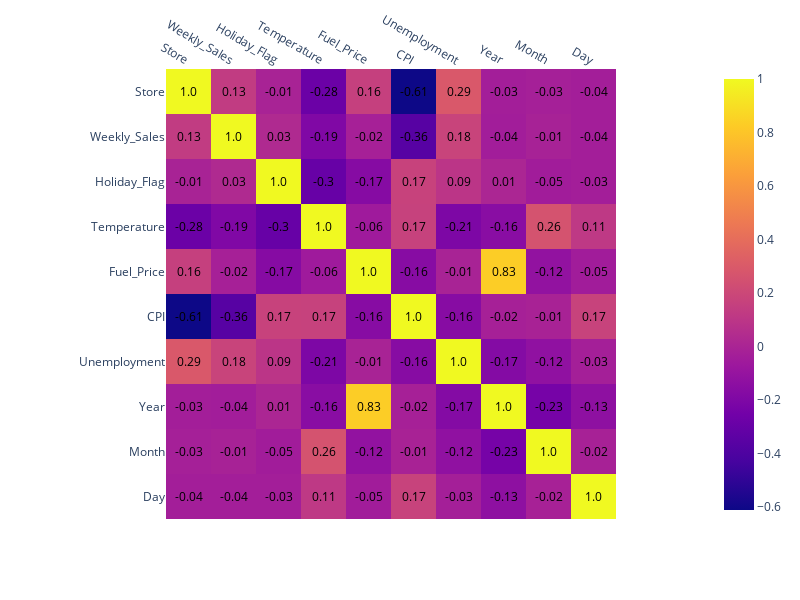

This figure's notebook cell:
### Code cell
fig = px.imshow(corr)

# Ajouter les valeurs de corrélation dans les carrés
for y in range(corr.shape[0]):
    for x in range(corr.shape[1]):
        fig.add_annotation(x=x, y=y, 
                           text=str(round(corr.iloc[y, x], 2)), 
                           showarrow=False, 
                           font=dict(color="black"))


# Ajuster la mise en page pour une meilleure lisibilité
fig.update_layout(
        xaxis=dict(side="top"),
        width=800,  # Largeur de la figure en pixels
        height=600)  # Hauteur de la figure en pixels

fig.show()

### Figure 1 — Plotly figure (JSON) as saved in the notebook; plotly's stock layout.template omitted (floating-point values rounded to 4 significant figures)
{"data": [{"coloraxis": "coloraxis", "hovertemplate": "x: %{x}<br>y: %{y}<br>color: %{z}<extra></extra>", "name": "0", "type": "heatmap", "x": ["Store", "Weekly_Sales", "Holiday_Flag", "Temperature", "Fuel_Price", "CPI", "Unemployment", "Year", "Month", "Day"], "xaxis": "x", "y": ["Store", "Weekly_Sales", "Holiday_Flag", "Temperature", "Fuel_Price", "CPI", "Unemployment", "Year", "Month", "Day"], "yaxis": "y", "z": [[1, 0.1306, -0.006015, -0.2828, 0.1574, -0.6106, 0.2894, -0.03455, -0.0257, -0.03671], [0.1306, 1, 0.03063, -0.1924, -0.02194, -0.3606, 0.1755, -0.04032, -0.01299, -0.03644], [-0.006015, 0.03063, 1, -0.2969, -0.1682, 0.1691, 0.09482, 0.007933, -0.04546, -0.03454], [-0.2828, -0.1924, -0.2969, 1, -0.05835, 0.1666, -0.2051, -0.1557, 0.2591, 0.1141], [0.1574, -0.02194, -0.1682, -0.05835, 1, -0.1611, -0.006823, 0.834, -0.115, -0.04533], [-0.6106, -0.3606, 0.1691, 0.1666, -0.1611, 1, -0.1645, -0.02159, -0.009631, 0.1746], [0.2894, 0.1755, 0.09482, -0.2051, -0.006823, -0.1645, 1, -0.1744, -0.1245, -0.03078], [-0.03455, -0.04032, 0.007933, -0.1557, 0.834, -0.02159, -0.1744, 1, -0.2348, -0.1342], [-0.0257, -0.01299, -0.04546, 0.2591, -0.115, -0.009631, -0.1245, -0.2348, 1, -0.01549], [-0.03671, -0.03644, -0.03454, 0.1141, -0.04533, 0.1746, -0.03078, -0.1342, -0.01549, 1]]}], "layout": {"annotations": [{"font": {"color": "black"}, "showarrow": false, "text": "1.0", "x": 0, "y": 0}, {"font": {"color": "black"}, "showarrow": false, "text": "0.13", "x": 1, "y": 0}, {"font": {"color": "black"}, "showarrow": false, "text": "-0.01", "x": 2, "y": 0}, {"font": {"color": "black"}, "showarrow": false, "text": "-0.28", "x": 3, "y": 0}, {"font": {"color": "black"}, "showarrow": false, "text": "0.16", "x": 4, "y": 0}, {"font": {"color": "black"}, "showarrow": false, "text": "-0.61", "x": 5, "y": 0}, {"font": {"color": "black"}, "showarrow": false, "text": "0.29", "x": 6, "y": 0}, {"font": {"color": "black"}, "showarrow": false, "text": "-0.03", "x": 7, "y": 0}, {"font": {"color": "black"}, "showarrow": false, "text": "-0.03", "x": 8, "y": 0}, {"font": {"color": "black"}, "showarrow": false, "text": "-0.04", "x": 9, "y": 0}, {"font": {"color": "black"}, "showarrow": false, "text": "0.13", "x": 0, "y": 1}, {"font": {"color": "black"}, "showarrow": false, "text": "1.0", "x": 1, "y": 1}, {"font": {"color": "black"}, "showarrow": false, "text": "0.03", "x": 2, "y": 1}, {"font": {"color": "black"}, "showarrow": false, "text": "-0.19", "x": 3, "y": 1}, {"font": {"color": "black"}, "showarrow": false, "text": "-0.02", "x": 4, "y": 1}, {"font": {"color": "black"}, "showarrow": false, "text": "-0.36", "x": 5, "y": 1}, {"font": {"color": "black"}, "showarrow": false, "text": "0.18", "x": 6, "y": 1}, {"font": {"color": "black"}, "showarrow": false, "text": "-0.04", "x": 7, "y": 1}, {"font": {"color": "black"}, "showarrow": false, "text": "-0.01", "x": 8, "y": 1}, {"font": {"color": "black"}, "showarrow": false, "text": "-0.04", "x": 9, "y": 1}, {"font": {"color": "black"}, "showarrow": false, "text": "-0.01", "x": 0, "y": 2}, {"font": {"color": "black"}, "showarrow": false, "text": "0.03", "x": 1, "y": 2}, {"font": {"color": "black"}, "showarrow": false, "text": "1.0", "x": 2, "y": 2}, {"font": {"color": "black"}, "showarrow": false, "text": "-0.3", "x": 3, "y": 2}, {"font": {"color": "black"}, "showarrow": false, "text": "-0.17", "x": 4, "y": 2}, {"font": {"color": "black"}, "showarrow": false, "text": "0.17", "x": 5, "y": 2}, {"font": {"color": "black"}, "showarrow": false, "text": "0.09", "x": 6, "y": 2}, {"font": {"color": "black"}, "showarrow": false, "text": "0.01", "x": 7, "y": 2}, {"font": {"color": "black"}, "showarrow": false, "text": "-0.05", "x": 8, "y": 2}, {"font": {"color": "black"}, "showarrow": false, "text": "-0.03", "x": 9, "y": 2}, {"font": {"color": "black"}, "showarrow": false, "text": "-0.28", "x": 0, "y": 3}, {"font": {"color": "black"}, "showarrow": false, "text": "-0.19", "x": 1, "y": 3}, {"font": {"color": "black"}, "showarrow": false, "text": "-0.3", "x": 2, "y": 3}, {"font": {"color": "black"}, "showarrow": false, "text": "1.0", "x": 3, "y": 3}, {"font": {"color": "black"}, "showarrow": false, "text": "-0.06", "x": 4, "y": 3}, {"font": {"color": "black"}, "showarrow": false, "text": "0.17", "x": 5, "y": 3}, {"font": {"color": "black"}, "showarrow": false, "text": "-0.21", "x": 6, "y": 3}, {"font": {"color": "black"}, "showarrow": false, "text": "-0.16", "x": 7, "y": 3}, {"font": {"color": "black"}, "showarrow": false, "text": "0.26", "x": 8, "y": 3}, {"font": {"color": "black"}, "showarrow": false, "text": "0.11", "x": 9, "y": 3}, {"font": {"color": "black"}, "showarrow": false, "text": "0.16", "x": 0, "y": 4}, {"font": {"color": "black"}, "showarrow": false, "text": "-0.02", "x": 1, "y": 4}, {"font": {"color": "black"}, "showarrow": false, "text": "-0.17", "x": 2, "y": 4}, {"font": {"color": "black"}, "showarrow": false, "text": "-0.06", "x": 3, "y": 4}, {"font": {"color": "black"}, "showarrow": false, "text": "1.0", "x": 4, "y": 4}, {"font": {"color": "black"}, "showarrow": false, "text": "-0.16", "x": 5, "y": 4}, {"font": {"color": "black"}, "showarrow": false, "text": "-0.01", "x": 6, "y": 4}, {"font": {"color": "black"}, "showarrow": false, "text": "0.83", "x": 7, "y": 4}, {"font": {"color": "black"}, "showarrow": false, "text": "-0.12", "x": 8, "y": 4}, {"font": {"color": "black"}, "showarrow": false, "text": "-0.05", "x": 9, "y": 4}, {"font": {"color": "black"}, "showarrow": false, "text": "-0.61", "x": 0, "y": 5}, {"font": {"color": "black"}, "showarrow": false, "text": "-0.36", "x": 1, "y": 5}, {"font": {"color": "black"}, "showarrow": false, "text": "0.17", "x": 2, "y": 5}, {"font": {"color": "black"}, "showarrow": false, "text": "0.17", "x": 3, "y": 5}, {"font": {"color": "black"}, "showarrow": false, "text": "-0.16", "x": 4, "y": 5}, {"font": {"color": "black"}, "showarrow": false, "text": "1.0", "x": 5, "y": 5}, {"font": {"color": "black"}, "showarrow": false, "text": "-0.16", "x": 6, "y": 5}, {"font": {"color": "black"}, "showarrow": false, "text": "-0.02", "x": 7, "y": 5}, {"font": {"color": "black"}, "showarrow": false, "text": "-0.01", "x": 8, "y": 5}, {"font": {"color": "black"}, "showarrow": false, "text": "0.17", "x": 9, "y": 5}, {"font": {"color": "black"}, "showarrow": false, "text": "0.29", "x": 0, "y": 6}, {"font": {"color": "black"}, "showarrow": false, "text": "0.18", "x": 1, "y": 6}, {"font": {"color": "black"}, "showarrow": false, "text": "0.09", "x": 2, "y": 6}, {"font": {"color": "black"}, "showarrow": false, "text": "-0.21", "x": 3, "y": 6}, {"font": {"color": "black"}, "showarrow": false, "text": "-0.01", "x": 4, "y": 6}, {"font": {"color": "black"}, "showarrow": false, "text": "-0.16", "x": 5, "y": 6}, {"font": {"color": "black"}, "showarrow": false, "text": "1.0", "x": 6, "y": 6}, {"font": {"color": "black"}, "showarrow": false, "text": "-0.17", "x": 7, "y": 6}, {"font": {"color": "black"}, "showarrow": false, "text": "-0.12", "x": 8, "y": 6}, {"font": {"color": "black"}, "showarrow": false, "text": "-0.03", "x": 9, "y": 6}, {"font": {"color": "black"}, "showarrow": false, "text": "-0.03", "x": 0, "y": 7}, {"font": {"color": "black"}, "showarrow": false, "text": "-0.04", "x": 1, "y": 7}, {"font": {"color": "black"}, "showarrow": false, "text": "0.01", "x": 2, "y": 7}, {"font": {"color": "black"}, "showarrow": false, "text": "-0.16", "x": 3, "y": 7}, {"font": {"color": "black"}, "showarrow": false, "text": "0.83", "x": 4, "y": 7}, {"font": {"color": "black"}, "showarrow": false, "text": "-0.02", "x": 5, "y": 7}, {"font": {"color": "black"}, "showarrow": false, "text": "-0.17", "x": 6, "y": 7}, {"font": {"color": "black"}, "showarrow": false, "text": "1.0", "x": 7, "y": 7}, {"font": {"color": "black"}, "showarrow": false, "text": "-0.23", "x": 8, "y": 7}, {"font": {"color": "black"}, "showarrow": false, "text": "-0.13", "x": 9, "y": 7}, {"font": {"color": "black"}, "showarrow": false, "text": "-0.03", "x": 0, "y": 8}, {"font": {"color": "black"}, "showarrow": false, "text": "-0.01", "x": 1, "y": 8}, {"font": {"color": "black"}, "showarrow": false, "text": "-0.05", "x": 2, "y": 8}, {"font": {"color": "black"}, "showarrow": false, "text": "0.26", "x": 3, "y": 8}, {"font": {"color": "black"}, "showarrow": false, "text": "-0.12", "x": 4, "y": 8}, {"font": {"color": "black"}, "showarrow": false, "text": "-0.01", "x": 5, "y": 8}, {"font": {"color": "black"}, "showarrow": false, "text": "-0.12", "x": 6, "y": 8}, {"font": {"color": "black"}, "showarrow": false, "text": "-0.23", "x": 7, "y": 8}, {"font": {"color": "black"}, "showarrow": false, "text": "1.0", "x": 8, "y": 8}, {"font": {"color": "black"}, "showarrow": false, "text": "-0.02", "x": 9, "y": 8}, {"font": {"color": "black"}, "showarrow": false, "text": "-0.04", "x": 0, "y": 9}, {"font": {"color": "black"}, "showarrow": false, "text": "-0.04", "x": 1, "y": 9}, {"font": {"color": "black"}, "showarrow": false, "text": "-0.03", "x": 2, "y": 9}, {"font": {"color": "black"}, "showarrow": false, "text": "0.11", "x": 3, "y": 9}, {"font": {"color": "black"}, "showarrow": false, "text": "-0.05", "x": 4, "y": 9}, {"font": {"color": "black"}, "showarrow": false, "text": "0.17", "x": 5, "y": 9}, {"font": {"color": "black"}, "showarrow": false, "text": "-0.03", "x": 6, "y": 9}, {"font": {"color": "black"}, "showarrow": false, "text": "-0.13", "x": 7, "y": 9}, {"font": {"color": "black"}, "showarrow": false, "text": "-0.02", "x": 8, "y": 9}, {"font": {"color": "black"}, "showarrow": false, "text": "1.0", "x": 9, "y": 9}], "coloraxis": {"colorscale": [[0, "#0d0887"], [0.1111, "#46039f"], [0.2222, "#7201a8"], [0.3333, "#9c179e"], [0.4444, "#bd3786"], [0.5556, "#d8576b"], [0.6667, "#ed7953"], [0.7778, "#fb9f3a"], [0.8889, "#fdca26"], [1, "#f0f921"]]}, "height": 600, "margin": {"t": 60}, "width": 800, "xaxis": {"anchor": "y", "constrain": "domain", "domain": [0, 1], "scaleanchor": "y", "side": "top"}, "yaxis": {"anchor": "x", "autorange": "reversed", "constrain": "domain", "domain": [0, 1]}}}
